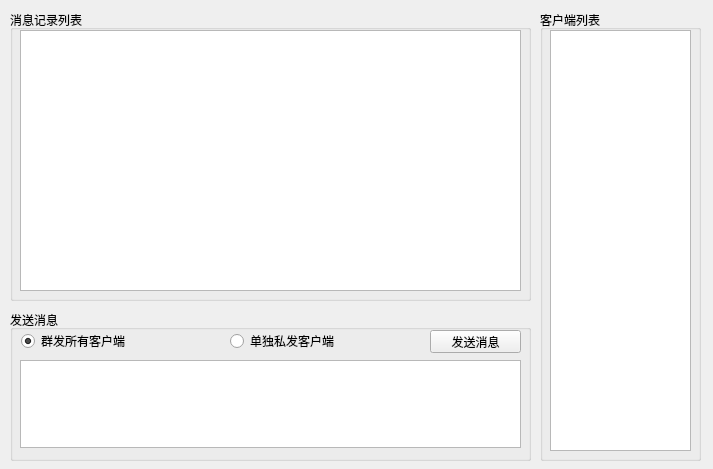
<?xml version="1.0" encoding="UTF-8"?>
<ui version="4.0">
 <class>Widget</class>
 <widget class="QWidget" name="Widget">
  <property name="geometry">
   <rect>
    <x>0</x>
    <y>0</y>
    <width>713</width>
    <height>469</height>
   </rect>
  </property>
  <property name="windowTitle">
   <string>Websocket服务器</string>
  </property>
  <widget class="QTextEdit" name="textEdit_MsgList">
   <property name="geometry">
    <rect>
     <x>20</x>
     <y>30</y>
     <width>501</width>
     <height>261</height>
    </rect>
   </property>
  </widget>
  <widget class="QGroupBox" name="groupBox">
   <property name="geometry">
    <rect>
     <x>10</x>
     <y>10</y>
     <width>521</width>
     <height>291</height>
    </rect>
   </property>
   <property name="title">
    <string>消息记录列表</string>
   </property>
  </widget>
  <widget class="QRadioButton" name="radioButton_SendAll">
   <property name="geometry">
    <rect>
     <x>21</x>
     <y>333</y>
     <width>107</width>
     <height>16</height>
    </rect>
   </property>
   <property name="text">
    <string>群发所有客户端</string>
   </property>
   <property name="checked">
    <bool>true</bool>
   </property>
  </widget>
  <widget class="QRadioButton" name="radioButton_SendSigle">
   <property name="geometry">
    <rect>
     <x>230</x>
     <y>333</y>
     <width>107</width>
     <height>16</height>
    </rect>
   </property>
   <property name="text">
    <string>单独私发客户端</string>
   </property>
  </widget>
  <widget class="QTextEdit" name="textEdit_SendData">
   <property name="geometry">
    <rect>
     <x>20</x>
     <y>360</y>
     <width>501</width>
     <height>88</height>
    </rect>
   </property>
  </widget>
  <widget class="QGroupBox" name="groupBox_2">
   <property name="geometry">
    <rect>
     <x>10</x>
     <y>310</y>
     <width>521</width>
     <height>151</height>
    </rect>
   </property>
   <property name="title">
    <string>发送消息</string>
   </property>
   <widget class="QPushButton" name="pushButton_SendData">
    <property name="geometry">
     <rect>
      <x>420</x>
      <y>20</y>
      <width>91</width>
      <height>23</height>
     </rect>
    </property>
    <property name="text">
     <string>发送消息</string>
    </property>
   </widget>
  </widget>
  <widget class="QGroupBox" name="groupBox_3">
   <property name="geometry">
    <rect>
     <x>540</x>
     <y>10</y>
     <width>161</width>
     <height>451</height>
    </rect>
   </property>
   <property name="title">
    <string>客户端列表</string>
   </property>
   <widget class="QListWidget" name="listWidget_Client">
    <property name="geometry">
     <rect>
      <x>10</x>
      <y>20</y>
      <width>141</width>
      <height>421</height>
     </rect>
    </property>
   </widget>
  </widget>
  <zorder>groupBox_2</zorder>
  <zorder>groupBox_3</zorder>
  <zorder>groupBox</zorder>
  <zorder>textEdit_MsgList</zorder>
  <zorder>radioButton_SendAll</zorder>
  <zorder>radioButton_SendSigle</zorder>
  <zorder>textEdit_SendData</zorder>
 </widget>
 <resources/>
 <connections/>
</ui>
